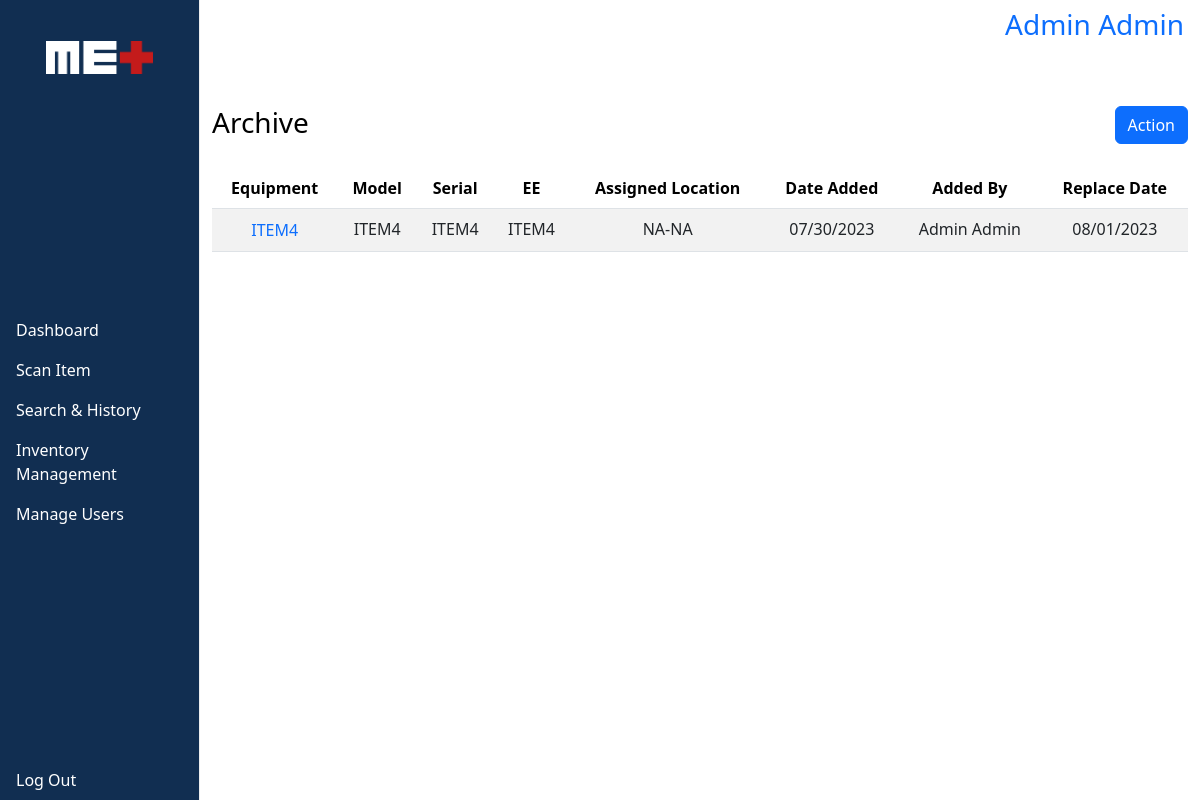
Page /archive (signed in) on the committed database.
### tables this page shows
CREATE TABLE inventory (
	id INTEGER NOT NULL,
	equipment TEXT NOT NULL,
	model TEXT NOT NULL,
	serial TEXT NOT NULL,
	ee TEXT NOT NULL,
	assigned_department TEXT NOT NULL,
	assigned_room TEXT NOT NULL,
	qr_code TEXT NOT NULL UNIQUE,
	date_added TEXT NOT NULL,
	added_by INTEGER,
	added_first_name TEXT NOT NULL,
	added_last_name TEXT NOT NULL, 
	repl_date TEXT NOT NULL,
	PRIMARY KEY(id),
	FOREIGN KEY(added_by) REFERENCES users(id) ON DELETE SET NULL
);

### app.py (the view, shortened to what this page needs)
@app.route("/archive", methods=["GET", "POST"])
@login_required(role="ANY")
def archive():
    inventory = db.execute("SELECT MAX(recent_activity.id), \
                                    inventory.id AS equipment_id, \
                                    equipment, \
                                    model, \
                                    serial, \
                                    ee, \
                                    assigned_department, \
                                    assigned_room, \
                                    (assigned_room || '-' || assigned_department) AS assigned_location, \
                                    qr_code, \
                                    date_added, \
                                    (added_first_name || ' ' || added_last_name) AS added_name, \
                                    repl_date, \
                                    status, \
                                    current_department, \
                                    current_room, \
                                    (current_room || '-' || current_department) AS current_location, \
                                    scanned_first_name, \
                                    (scanned_first_name || ' ' || scanned_last_name) AS scanned_name, \
                                    received_first_name, \
                                    (received_first_name || ' ' || received_last_name) AS received_name, \
                                    action, \
                                    date_of_action, \
                                    SUBSTR(date_of_action, 1, 10) AS doa,\
                                    off_site_location, \
                                    point_of_contact, \
                                    phone_number, \
                                    patient_first_name, \
                                    patient_last_name \
                                FROM inventory \
                                    JOIN recent_activity ON recent_activity.inventory_id = inventory.id \
                                GROUP BY inventory.id \
                                ORDER BY equipment ASC, inventory.id ASC")
    qr = request.form.get("showinfo")
    equipment_info = db.execute("SELECT qr_code FROM inventory WHERE qr_code = ?", qr)
    unarchive_qr = request.form.get("hidden-unarchive")
    filters = request.args.getlist("filter")
    filterdate = request.args.getlist("filterdate")
    filter_start_da = ""
    filter_end_da = ""
    filter_start_rd = ""
    filter_end_rd = ""
    date_format = "%Y-%m-%d"
    no_date_match = 0
    if request.method == "POST" and qr:
        equipment_info = {"qr_code": equipment_info[0]["qr_code"]}
        return equipment_info
    else:
        inventory = [i for i in inventory if (i["status"] == "ARCHIVED")]
        return render_template("archive.html", inventory=inventory)

### app.py (called while the page is built)
@app.after_request
def after_request(response):
    response.headers["Cache-Control"] = "no-cache, no-store, must-revalidate"
    response.headers["Expires"] = 0
    response.headers["Pragma"] = "no-cache"
    return response

@app.context_processor
def inject_menu():
    menu = {"dashboard": "Dashboard", "action": "Scan Item", "search": "Search & History", "inventory": "Inventory", "inventory_Management": "Inventory Management",
            "manage_Users": "Manage Users"}
    return dict(menu=menu)

### helpers.py (called while the page is built)
def login_required(role="ANY"):
    def wrapper(f):
        @wraps(f)
        def decorated_view(*args, **kwargs):
            if session.get("user_id") is None:
               return redirect("/login")
            urole = session.get("user_role")
            if (((urole != role) and (role != "ANY")) and ((urole == "User") and (role == "ANY ADMIN"))):
                return redirect("/login")
            return f(*args, **kwargs)
        return decorated_view
    return wrapper

### templates/archive.html (shortened to what this page needs)
{% extends "layout.html" %}
{% block main %}
    <div class="inventory-archive">
        <button type="button" id="open-inv-select"><h3>Archive</h3></button>
        {% if session.user_role == "Super Administrator" or session.user_role == "Dept Administrator" or session.user_role == "Administrator"%}
            {% if not inventory %}
            {% else %}
                <div class="action-menu-wrapper">
                    <button type="button" class="btn btn-primary action-menu-button">
                        Action
                    </button>
                </div>
            {% endif %}
        {% elif session.user_role == "User"%}
            <button type='button' class='btn btn-primary' id="clear-filters">
                Clear Filters
            </button>
        {% endif %}
    </div>
    {% if not inventory %}
        <h3 class="nodata">No data available.</h3>
    {% else %}
        <div class="tboundary">
            <table class="table table-striped">
                <form action="/archive" method="get" id="filterform">
                    <thead>
                        <tr>
                            <th class="text-center">
                                <button type="button" class="filterbutton">
                                    Equipment
                                </button>
                            </th>
                            <th class="text-center">
                                <button type="button" class="filterbutton">
                                    Model
                                </button>
                            </th>
                            <th class="text-center">
                                <button type="button" class="filterbutton">
                                    Serial
                                </button>
                            </th>
                            <th class="text-center">
                                <button type="button" class="filterbutton">
                                    EE
                                </button>
                            </th>
                            <th class="text-center">
                                <button type="button" class="filterbutton">
                                    Assigned Location
                                </button>
                            </th>
                            <th class="text-center">
                                <button type="button" class="filterButtonDate">
                                    Date Added
                                </button>
                            </th>
                            <th class="text-center">
                                <button type="button" class="filterbutton">
                                    Added By
                                </button>
                            </th>
                            <th class="text-center">
                                <button type="button" class="filterButtonDate">
                                    Replace Date
                                </button>
                            </th>
                        </tr>
                    </thead>
                </form>
                <tbody id="tables" class="click_for_info">
                    {% for i in range(inventory | length) %}
                        <tr class="showrow">
                            {% if session.user_role == "Super Administrator" or session.user_role == "Dept Administrator" or session.user_role == "Administrator"%}
                                <td class="text-center cell-content0">
                                    <button type="button" name="show-info-or-history">{{ inventory[i]["equipment"] }}</button>
                                </td>
                            {% else %}
                                <td class="text-center cell-content0">{{ inventory[i]["equipment"] }}</td>
                            {% endif %}
                            <td class="text-center cell-content1">{{ inventory[i]["model"] }}</td>
                            <td class="text-center cell-content2">{{ inventory[i]["serial"] }}</td>
                            <td class="text-center cell-content3">{{ inventory[i]["ee"] }}</td>
                            <td class="text-center cell-content4">{{ inventory[i]["assigned_room"] }}-{{ inventory[i]["assigned_department"] }}</td>
                            <td class="text-center cell-content11">{{ inventory[i]["date_added"] }}</td>
                            <td class="text-center cell-content12">{{ inventory[i]["added_name"] }}</td>
                            <td class="text-center cell-content13">{{ inventory[i]["repl_date"] }}</td>
                        </tr>
                    {% endfor %}
                </tbody>
            </table>
        </div>
    {% endif %}
{% endblock %}

### static/styles.css (style rules this page uses)
html, body { overflow: hidden; height: 100%; }
main div.tboundary, .mtboundary { overflow: auto; max-height: 766px; clear: both; margin-bottom: 10px; }
main div.additem, main div.adduser, main div.replaceitem, main div.replaceditem, main div.missingitem, main div.offsiteitem, main div.userview, main div.inventory-archive, main div.uploaditem,.cell-content0 { position: relative; margin-bottom: 15px; }
main div.additem h3, main div.adduser h3, main div.replaceitem h3, main div.replaceditem h3, main div.missingitem h3, main div.offsiteitem h3, main div.userview h3, main div.inventory-archive h3, main div.uploaditem h3 { float: left; }
table { white-space: nowrap; }
thead { position: sticky; top: 0; background-color: white; }
tbody.click_for_info tr td button, #change-password-button { background-color: transparent; border: none; color: #0d6efd; }
#open-inv-select, .filterbutton, .filterButtonDate { border: none; background-color: #fff; padding: 0px; }
.filterbutton, .filterButtonDate { font-weight: bold; }
.action-menu-wrapper { display: flex; flex-direction: column; position: absolute; top: 0; right: 0; align-items: flex-end; z-index: 2; }
.action-menu-button { z-index: 1; }
thead { z-index: 1; }

### rows in the picture
inventory: equipment "ITEM4", model "ITEM4", serial "ITEM4", ee "ITEM4", assigned_room "NA", assigned_department "NA", date_added "07/30/2023", repl_date "08/01/2023"

### other values in the picture
{{ menu.dashboard }} "Dashboard"
{{ menu.action }} "Scan Item"
{{ menu.search }} "Search & History"
{{ session.first_name }} "Admin"
{{ session.last_name }} "Admin"
{{ inventory[i]["added_name"] }} "Admin Admin"
